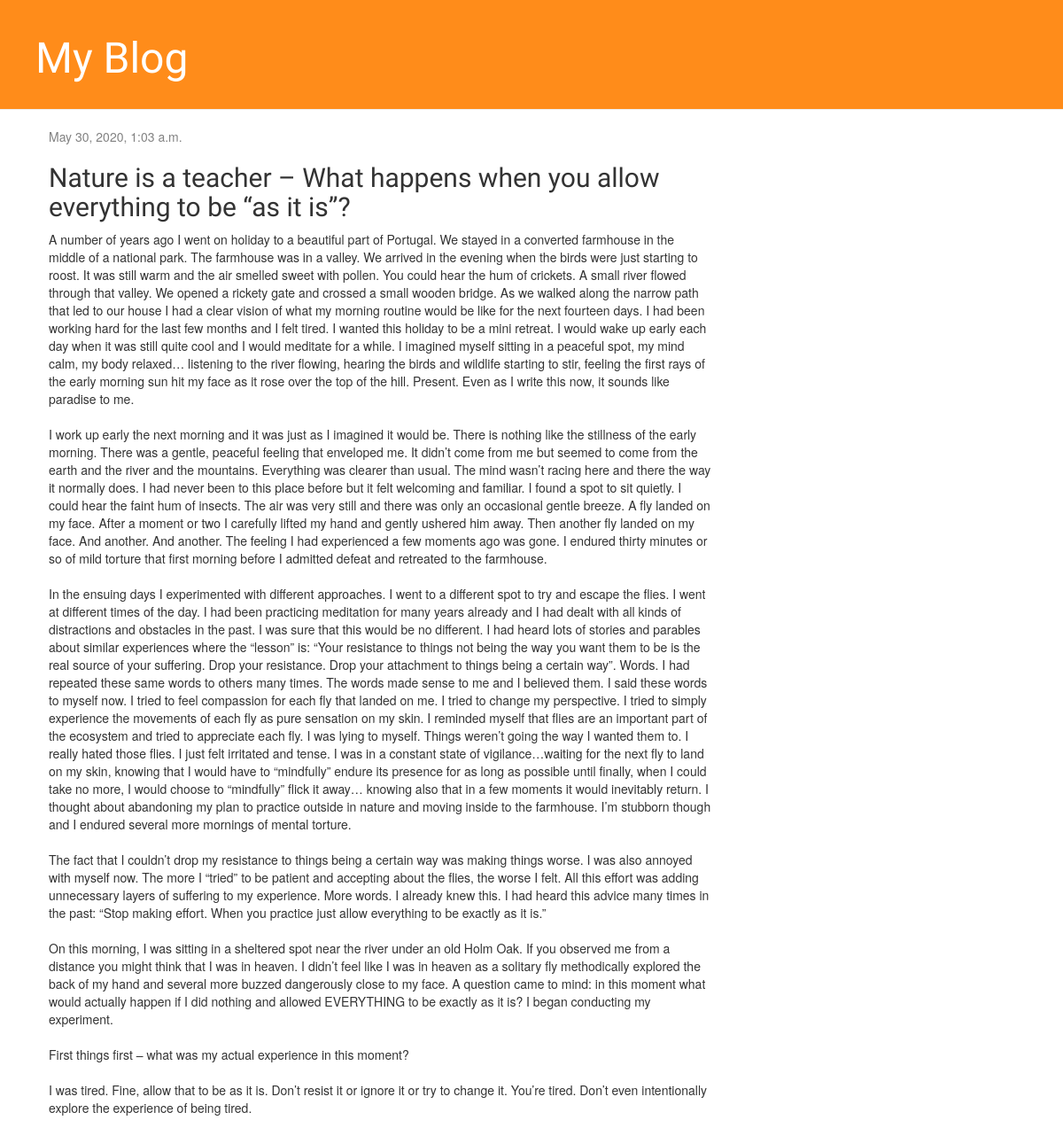
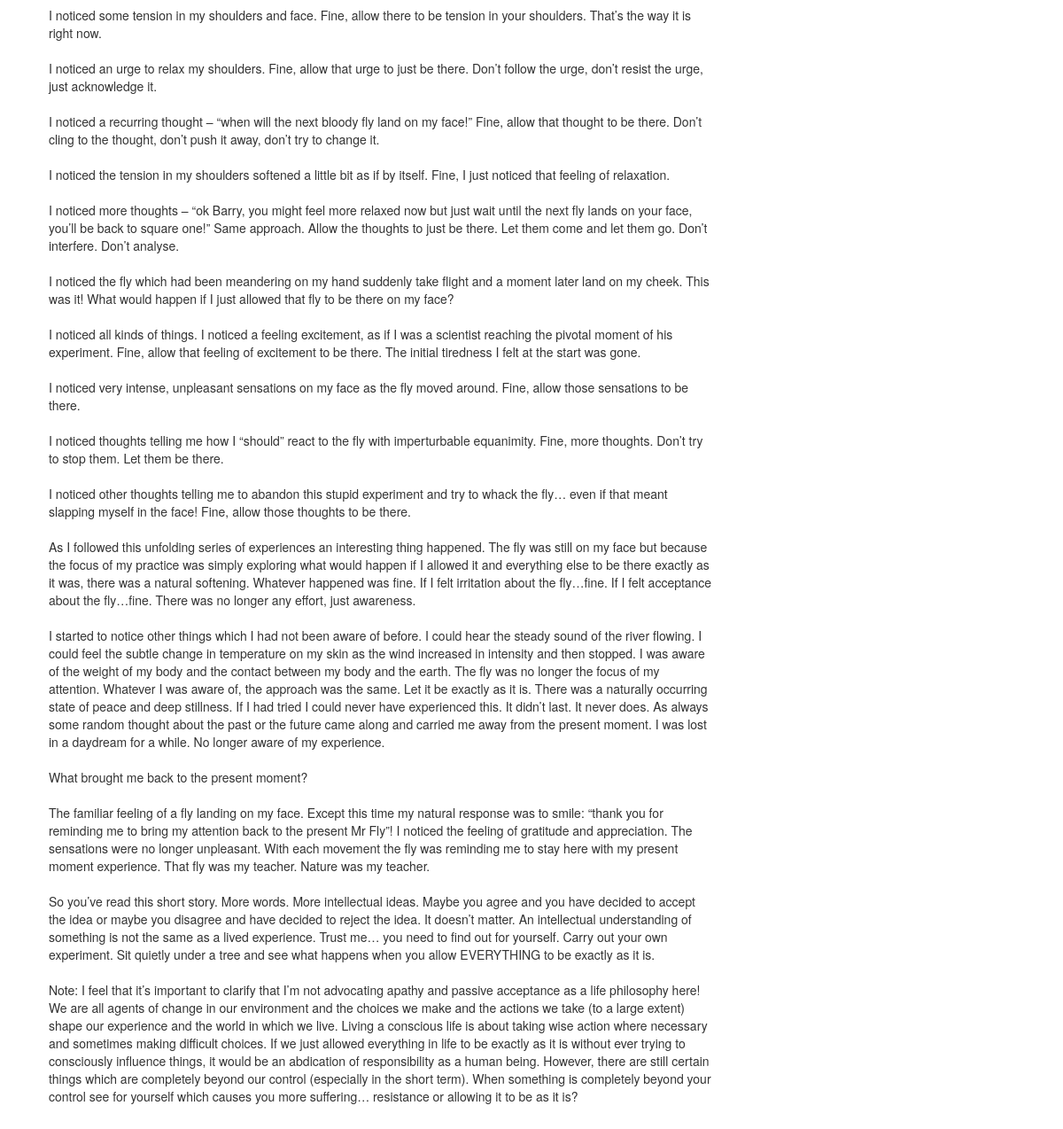
The app's page /post/2/ with its own data (2 pictures, top to bottom).
### blog/models.py (models this page shows, shortened)
class Post(models.Model):
    author = models.ForeignKey(settings.AUTH_USER_MODEL, on_delete=models.CASCADE)
    title = models.CharField(max_length=200)
    text = models.TextField()
    created_date = models.DateTimeField(default=timezone.now)
    published_date = models.DateTimeField(blank=True, null=True)

### blog/views.py (the view)
# urls.py: path('post/<int:pk>/', views.post_detail, name='post_detail'),
def post_detail(request, pk):
    post = get_object_or_404(Post, pk=pk)
    return render(request, 'blog/post_detail.html', {'post': post})

### blog/templates/blog/post_detail.html (shortened to what this page needs)
{% extends 'blog/base.html' %}
{% block content %}
    <div class="post">
        {% if post.published_date %}
            <div class="date">
                {{ post.published_date }}
            </div>
        {% endif %}
        <h2>{{ post.title }}</h2>
        <p>{{ post.text|linebreaksbr }}</p>
    </div>
{% endblock %}

### blog/static/css/blog.css (style rules this page uses)
h1, h2, h3, h4 { font-family: 'Lobster', cursive; }
.date { color: #828282; }
.post { margin-bottom: 70px; }

### records on screen
Post: published_date "May 30, 2020, 1:03 a.m.", title "Nature is a teacher – What happens when you allow everything to be “as it is”?", text "A number of years ago I went on holiday to a beautiful part of Portugal. We stayed in a converted farmhouse in the middle of a national park. The farmhouse was in a valley. We arrived in the evening when the birds were just starting to roost. It was still warm and the air smelled sweet with pollen. You could hear the hum of crickets. A small river flowed through that valley. We opened a rickety gate and crossed a small wooden bridge. As we walked along the narrow path that led to our house I had a clear vision of what my morning routine would be like for the next fourteen days. I had been working hard for the last few months and I felt tired. I wanted this holiday to be a mini retreat. I…"
